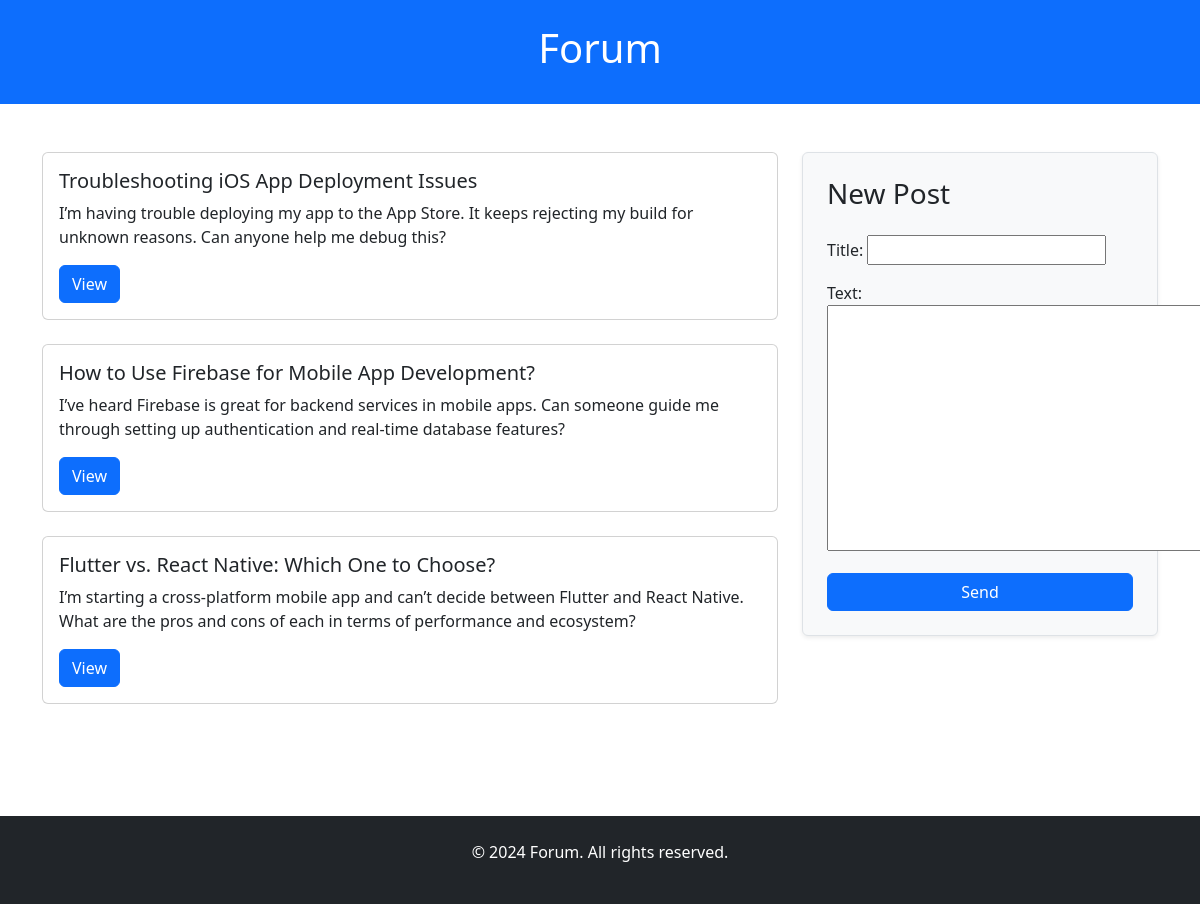
Screenshot of /forum/3/ (signed in) with the database file from the repository.
### forum/models.py (models this page shows, shortened)
class Post(models.Model):
    title = models.CharField(max_length=255)
    text = models.TextField()
    created_at = models.DateTimeField(auto_now_add=True)
    branch = models.ForeignKey(Branch, on_delete=models.CASCADE)
    author = models.ForeignKey(User, on_delete=models.CASCADE)
    views = models.PositiveIntegerField(default=0)

### forum/views.py (the view)
# urls.py: path('<int:branch_id>/', views.show_all_posts, name='posts'),
@login_required
def show_all_posts(request, branch_id):
    if request.method == 'POST':
        form = PostForm(request.POST)
        if form.is_valid():
            post = form.save(commit=False)
            post.author = request.user
            post.branch = Branch.objects.get(id=branch_id)
            post.save()
            return redirect('post', post_id=post.id)
    else:
        form = PostForm()
    branch = Branch.objects.get(id=branch_id)
    posts = Post.objects.filter(branch=branch).order_by('-created_at')
    return render(request, 'forum/list_posts.html', {'posts': posts, 'form': form})

### forum/forms.py
class PostForm(forms.ModelForm):
    class Meta:
        model = Post
        fields = ['title', 'text']

### forum/templates/forum/list_posts.html (shortened to what this page needs)
<!DOCTYPE html>
<html lang="en">
<head>
    <link href="https://cdn.jsdelivr.net/npm/bootstrap@5.3.2/dist/css/bootstrap.min.css" rel="stylesheet">
</head>
<body>
    <header class="bg-primary text-white py-4">
        <div class="container text-center">
            <h1>Forum</h1>
        </div>
    </header>
    <div class="wrapper">
        <main class="container my-5 content">
            <div class="row">
                <div class="col-md-8">
                    <div class="row">
                        {% for post in posts %}
                            <div class="col-md-12 mb-4">
                                <div class="card h-100">
                                    <div class="card-body">
                                        <h5 class="card-title">{{ post.title }}</h5>
                                        <p class="card-text">{{ post.text|truncatewords:30 }}</p>
                                        <a href="{% url 'post' post.id %}" class="btn btn-primary">View</a>
                                    </div>
                                </div>
                            </div>
                        {% endfor %}
                    </div>
                </div>
                <div class="col-md-4">
                    <div class="sticky-form">
                        <form method="post" action="#" class="p-4 border rounded shadow-sm bg-light">
                            <h3 class="mb-4">New Post</h3>
                            {{ form.as_p }}
                            <button type="submit" class="btn btn-primary w-100">Send</button>
                        </form>
                    </div>
                </div>
            </div>
        </main>
        <footer class="bg-dark text-white py-4 mt-auto">
            <div class="container text-center">
                <p>&copy; 2024 Forum. All rights reserved.</p>
            </div>
        </footer>
    </div>
</body>
</html>

### forum/templates/forum/list_posts.html (style rules this page uses)
html, body { height: 100%; margin: 0; }
.wrapper { min-height: 100%; display: flex; flex-direction: column; }
.content { flex: 1; }
.sticky-form { position: sticky; top: 20px; }

### rows the page displays
Post: title "Troubleshooting iOS App Deployment Issues", text "I’m having trouble deploying my app to the App Store. It keeps rejecting my build for unknown reasons. Can anyone help me debug this?"
Post: title "How to Use Firebase for Mobile App Development?", text "I’ve heard Firebase is great for backend services in mobile apps. Can someone guide me through setting up authentication and real-time database features?"
Post: title "Flutter vs. React Native: Which One to Choose?", text "I’m starting a cross-platform mobile app and can’t decide between Flutter and React Native. What are the pros and cons of each in terms of performance and ecosystem?"
